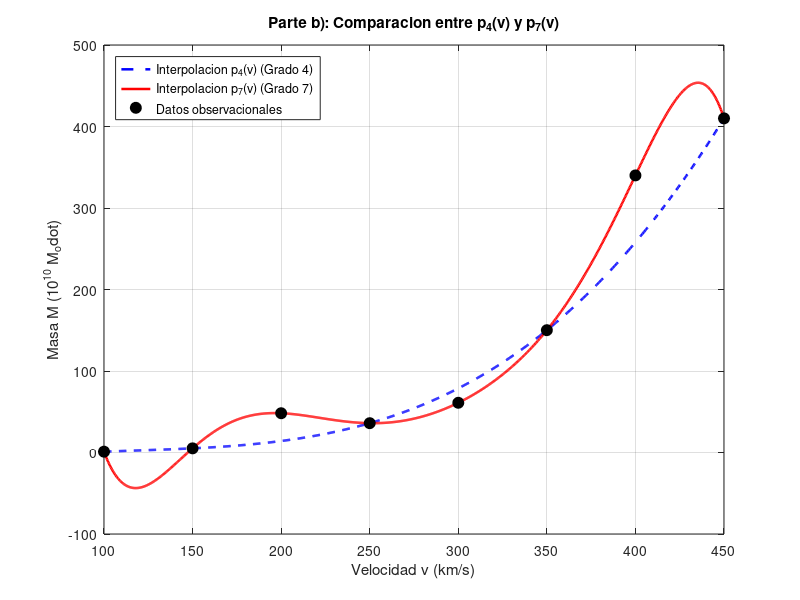

Write the MATLAB code that produced this figure.
function parteb()
  % 1. Datos observacionales completos
  v_all = [100, 150, 200, 250, 300, 350, 400, 450];
  M_all = [1.0, 5.1, 48.2, 36.0, 61.0, 150.1, 340.0, 410.0];

  % Nodos seleccionados en la parte a)
  idx_sub = [1, 2, 4, 6, 8];
  v_sub = v_all(idx_sub);
  M_sub = M_all(idx_sub);

  % 2. Polinomio p4 (Grado 4) de la parte a)
  p4_coeff = polyfit(v_sub, M_sub, 4);

  % 3. Polinomio p7 (Grado 7) con TODOS los datos
  %p7_coeff = polyfit(v_all, M_all, 7);
  % Construye p7 normalizando los datos de v
  [p7_coeff, ~, mu] = polyfit(v_all, M_all, 7);

  % 4. Malla para graficar suavemente
  v_grid = linspace(100, 450, 1000);
  M_p4 = polyval(p4_coeff, v_grid);
  %M_p7 = polyval(p7_coeff, v_grid);
  % Para evaluar p7 en la malla, se le pasa 'mu' a polyval:
  M_p7 = polyval(p7_coeff, v_grid, [], mu);

  % 5. Grafico comparativo
  figure;
  plot(v_grid, M_p4, 'b--', 'LineWidth', 1.8, 'DisplayName', 'Interpolacion p_4(v) (Grado 4)');
  hold on;
  plot(v_grid, M_p7, 'r-', 'LineWidth', 1.8, 'DisplayName', 'Interpolacion p_7(v) (Grado 7)');
  plot(v_all, M_all, 'ko', 'MarkerSize', 8, 'MarkerFaceColor', 'k', 'DisplayName', 'Datos observacionales');

  xlabel('Velocidad v (km/s)');
  ylabel('Masa M (10^{10} M_\odot)');
  title('Parte b): Comparacion entre p_4(v) y p_7(v)');
  legend('location', 'northwest');
  grid on;
end
